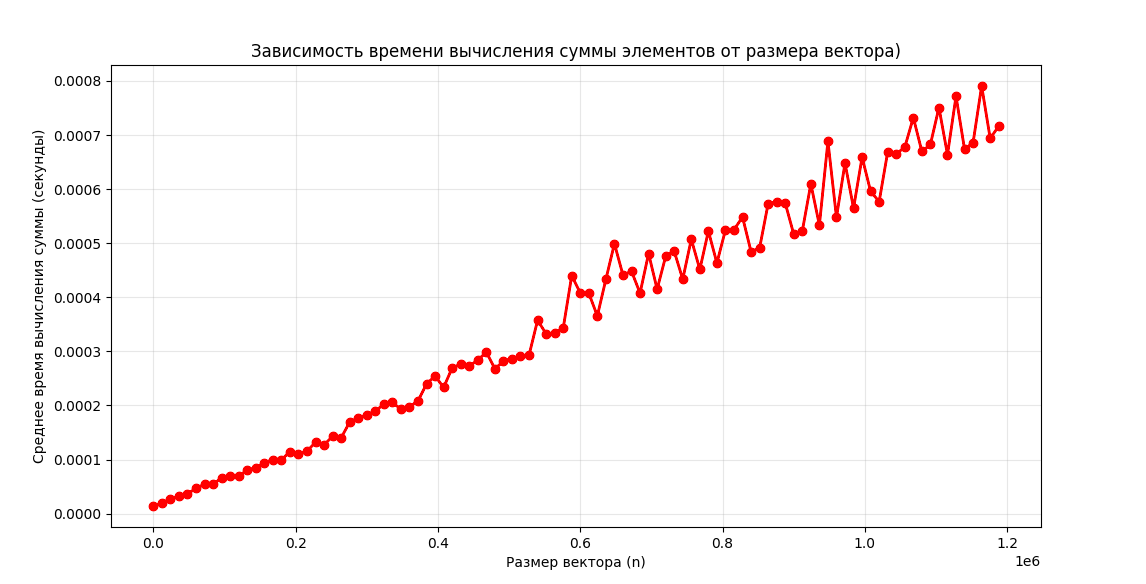

Source code (Python):
import numpy as np
import time
import matplotlib.pyplot as plt
from statistics import mean


N = 12  
max_n = 10**5 * N  
step = 1000 * N  
num_runs = 5  


n_values = []
times = []


for n in range(1, max_n + 1, step):
    
    
    v = np.random.rand(n)
    print(f"Обрабатывается n = {n}")
    run_times = []
    
    
    for run in range(num_runs):
        
        start_time = time.time()
        
       
        total_sum = np.sum(v)
        
        end_time = time.time()
        run_times.append(end_time - start_time)
    
    
    n_values.append(n)
    times.append(mean(run_times))


plt.figure(figsize=(12, 6))
plt.plot(n_values, times, 'ro-', linewidth=2, markersize=6)
plt.xlabel('Размер вектора (n)')
plt.ylabel('Среднее время вычисления суммы (секунды)')
plt.title('Зависимость времени вычисления суммы элементов от размера вектора)')
plt.grid(True, alpha=0.3)
plt.show()
